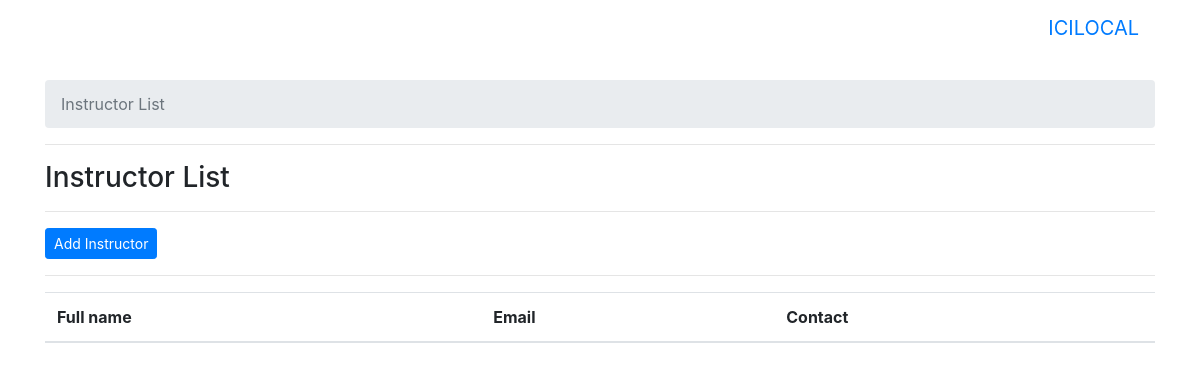
The app's page /instructor/, older data.
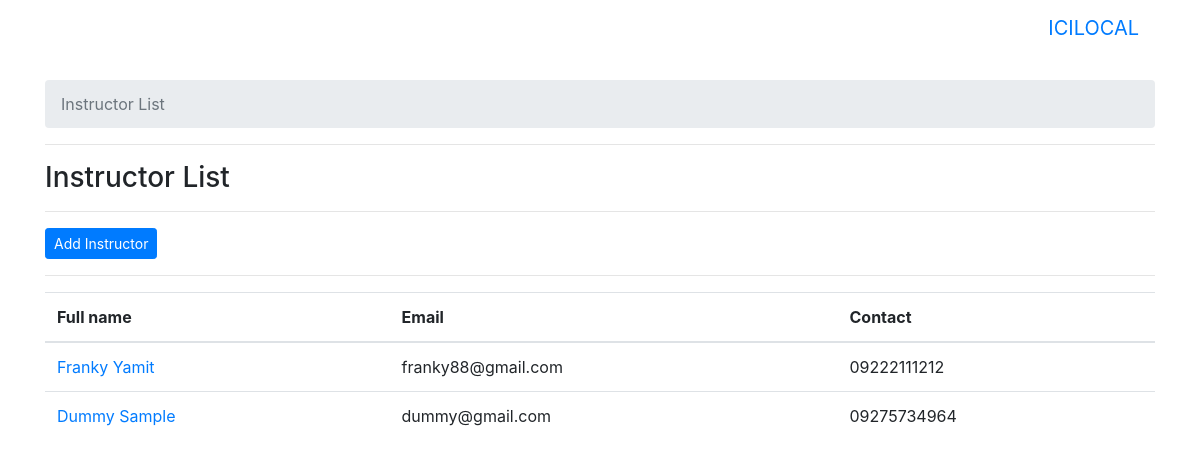
The same page, newer data.
### instructor/models.py (models this page shows, shortened)
class Instructor(models.Model):
	user=models.ForeignKey(User, on_delete=models.CASCADE)
	contact=models.CharField(max_length=13, blank=True)

### instructor/views.py (the view)
def instructorList(request):
	instructor_list=Instructor.objects.all()
	context={
		"title": "instructor list",
		"instructorlist": instructor_list,
	}
	return render(request, "instructor/instructor_list.html", context)

### templates/instructor/instructor_list.html
{% extends "base.html" %}
{% block breadcrumb %}
<ol class="breadcrumb">
  <li class="breadcrumb-item active">{{title|title}}</li>
</ol>
<hr>
{% endblock %}
{% block content %}
<h3>{{title|title}}</h3>
<hr>
<a href="#" class="btn btn-primary btn-sm" type="button">Add Instructor</a>
<hr>
<table id="myList" class="table table-hover">
    <thead>
        <tr>
            <th>Full name</th>
            <th>Email</th>
            <th>Contact</th>
        </tr>
    </thead>
    <tbody>
    	{% for list in instructorlist %}
        <tr>
            <td><a href="{% url 'instructor:detail' list.id %}">{{list.user.get_full_name|title}}</a></td>
            <td>{{list.user.email}}</td>
            <td>{{list.contact}}</td>
        </tr>
        {% endfor %}
    </tbody>
</table>
{% endblock %}

Row changes from the older to the newer data that the page shows:
added Instructor: user.get_full_name "Franky Yamit", user.email "franky88@gmail.com", contact "09222111212"
added Instructor: user.get_full_name "Dummy Sample", user.email "dummy@gmail.com", contact "09275734964"
